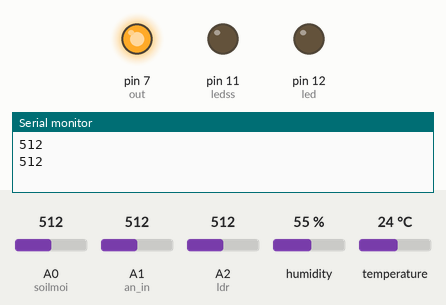
This sketch was run on a simulated Arduino Uno, built with avr-gcc and run on an emulated ATmega328P. On the bench: output pins drawn as LEDs (lit = HIGH), the last lines printed to the serial monitor. Inputs (shaded band) come from the test bench; at power-on: A0 (soilmoi) = 512, A2 (ldr) = 512, A1 (an_in) = 512, humidity 55 %, temperature 24 °C.

Above: at 1.8 s.
1.9 s: A0 (soilmoi) set to 693
4.5 s: A0 (soilmoi) set to 715
At 6.5 s:
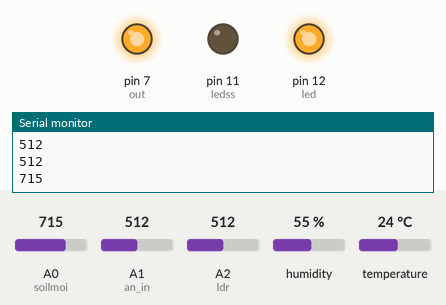
7.5 s: A2 (ldr) set to 317
10.1 s: A2 (ldr) set to 283
At 12.9 s:
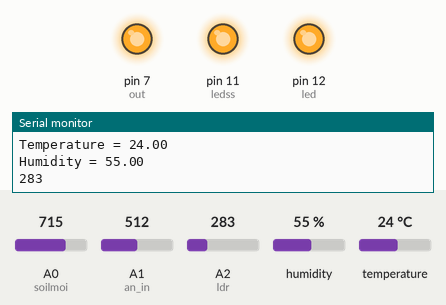
13.5 s: A0 (soilmoi) set to 690
At 14.4 s:
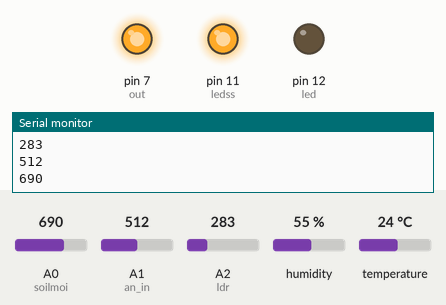
16.1 s: A0 (soilmoi) set to 710
At 18.4 s:
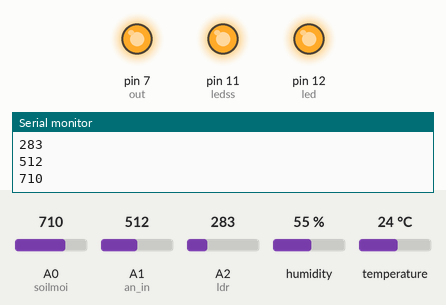
Timing chart, 0 to 19.9 s (numbered marks = the images above; inputs shaded):
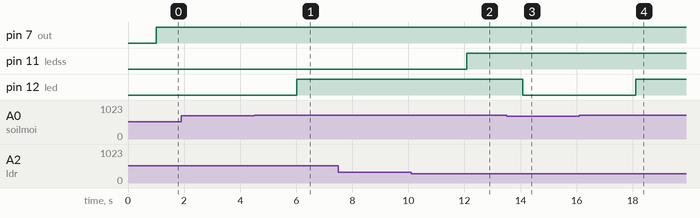

The sketch:

Smart_irrigation.ino
```cpp
#include <dht.h>

dht DHT;

#define DHT11_PIN 5


const int ledss = 11;
const int ldr = A2;
int soilmoi = A0;
int led = 12;
const int out = 7;
const int an_in = A1;

void setup(){
  Serial.begin(9600);
  pinMode(ledss,OUTPUT);
 pinMode(ldr,INPUT);
 pinMode(soilmoi,INPUT);
  pinMode(led,OUTPUT);
   pinMode(an_in,INPUT);
  pinMode(out, OUTPUT);
}

void loop() {

 int ldrr = analogRead(ldr);
 Serial.println(ldrr);

 if (ldrr <= 300)
 {
  digitalWrite(ledss,HIGH);
 }
else
{
  digitalWrite(ledss,LOW);
}
delay(1000);

int r = analogRead(an_in);
 Serial.println(r);
  if (analogRead(an_in) > 3){
    digitalWrite(out, HIGH);
  }
  else {
    digitalWrite(out, LOW);
  }
  delay(1000);

  int s = analogRead(soilmoi);
 Serial.println(s);
  if (s > 700)
  {
    digitalWrite(led, HIGH);
    delay(1000);
  }
  else
  {
    digitalWrite(led, LOW);
    delay(1000);
  }

  int chk = DHT.read11(DHT11_PIN);
  Serial.print("Temperature = ");
  Serial.println(DHT.temperature);
  Serial.print("Humidity = ");
  Serial.println(DHT.humidity);
  delay(1000);
}
```

Measured:
- the behaviour switches between 700 and 701 on A0 (soilmoi) (found by bisection; images 0 and 1)
- the behaviour switches between 301 and 300 on A2 (ldr) (found by bisection; images 1 and 2)
- after the input at 4.5 s, pin 12 (led): LOW → HIGH after 1.5 s
- after the input at 10.1 s, pin 11 (ledss): LOW → HIGH after 2.0 s
- after the input at 13.5 s, pin 12 (led): HIGH → LOW after 0.58 s
- after the input at 16.1 s, pin 12 (led): LOW → HIGH after 2.0 s
